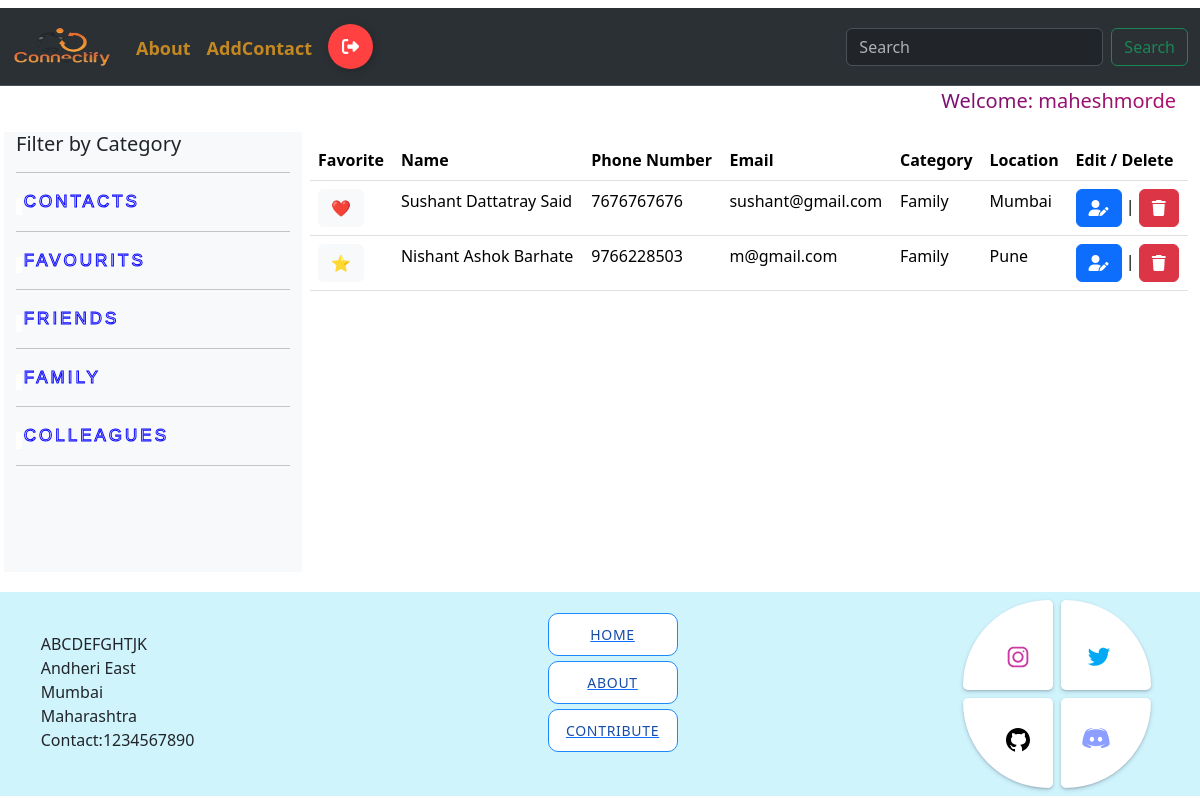
The page /send/2 (signed in) on the database its author committed.
### connect/models.py (models this page shows, shortened)
class Contact(models.Model):
    cat_choice = [
        (1, "Friends"),
        (2, "Family"),
        (3, "Office")
    ]
    name = models.CharField(max_length=255, verbose_name="Name")
    phone_number = models.CharField(max_length=20, verbose_name="Phon Number")
    email = models.EmailField()
    addtoFva = models.BooleanField(default=False)
    category = models.IntegerField(choices=cat_choice, blank=True)
    location = models.CharField(max_length=255)
    uname = models.CharField(max_length=255)

### connect/views.py (the view)
# urls.py: path("send/<cid>",views.Filter_Contact),
def Filter_Contact(request, cid):
    context = {}
    if cid == '1':
        contact = Contact.objects.filter(category="1").filter(uname=request.user.username)
    elif cid == '2':
        contact = Contact.objects.filter(category="2").filter(uname=request.user.username)
    elif cid == '3':
        contact = Contact.objects.filter(category="3").filter(uname=request.user.username)
    elif cid == 'fav':
        contact = Contact.objects.filter(addtoFva=True).filter(uname=request.user.username)
    context['contact'] = contact
    return render(request, "home.html", context)

### connect/templates/home.html (shortened to what this page needs)
{% extends "base.html" %}
{% block 'main' %}
<head>
</head>
<div class="row p-3">
    <div class="col-md-3 bg-light" style="min-height: 55vh; max-height: auto;">
        <h5>
            Filter by Category
        </h5>
        <hr>
        <a href="/home"><button class="button" data-text="Awesome">
            <span class="actual-text">&nbsp;Contacts&nbsp;</span>
            <span aria-hidden="true" class="hover-text">&nbsp;Contacts&nbsp;</span>
        </button></a> <hr>
        <a href="../../send/fav"><button class="button" data-text="Awesome">
            <span class="actual-text">&nbsp;Favourits&nbsp;</span>
            <span aria-hidden="true" class="hover-text">&nbsp;Favourits&nbsp;</span>
        </button></a> <hr>
        <a href="../../send/1"><button class="button" data-text="Awesome">
            <span class="actual-text">&nbsp;Friends&nbsp;</span>
            <span aria-hidden="true" class="hover-text">&nbsp;Friends&nbsp;</span>
        </button></a> <hr>
        <a href="../../send/2"><button class="button" data-text="Awesome">
            <span class="actual-text">&nbsp;Family&nbsp;</span>
            <span aria-hidden="true" class="hover-text">&nbsp;Family&nbsp;</span>
        </button></a> <hr>
        <a href="../../send/3"><button class="button" data-text="Awesome">
            <span class="actual-text">&nbsp;Colleagues&nbsp;</span>
            <span aria-hidden="true" class="hover-text">&nbsp;Colleagues&nbsp;</span>
        </button></a> <hr>
    </div>
    <div class="col-md-9 p-2">
        <table class="table">
            <thead>
                <tr>
                    <th>Favorite</th>
                    <th>Name</th>
                    <th>Phone Number</th>
                    <th>Email</th>
                    <th>Category</th>
                    <th>Location</th>
                    <th>Edit / Delete</th>
                </tr>
            </thead>
            <tbody>
                {% for c in contact %}
                    <tr>
                        <td>
                            {% if c.addtoFva %}
                                <button class="btn btn-light toggle-favorite" data-contact-id="{{ c.id }}">❤️</button>
                            {% else %}
                                <button class="btn btn-light toggle-favorite" data-contact-id="{{ c.id }}">⭐️</button>
                            {% endif %}
                        </td>
                        <td>{{ c.name }}</td>
                        <td>{{ c.phone_number }}</td>
                        <td>{{ c.email }}</td>
                        <td>{{ c.get_category_display }}</td>
                        <td>{{ c.location }}</td>
                        <td>
                            <a href="../edit_contact/{{c.id}}" ><button class="btn btn-primary"><i class="fa-solid fa-user-pen"></i></button></a> |
                            <a href="../delete_contact/{{c.id}}" ><button class="btn btn-danger"><i class="fa-solid fa-trash"></i></button></a>
                        </td>
                    </tr>
                {% endfor %}
            </tbody>
        </table>
    </div>
</div>
{% endblock 'main' %}

### connect/templates/header.html (shortened to what this page needs)
{% load static %}
<!DOCTYPE html>
<html lang="en">
<head>
    <link rel = "stylesheet" href="{% static 'css/bootstrap.min.css' %}">
    <link rel="stylesheet" href="https://cdn.jsdelivr.net/npm/bootstrap-icons@1.11.2/font/bootstrap-icons.min.css">
    <link rel="stylesheet" href="https://cdnjs.cloudflare.com/ajax/libs/font-awesome/6.0.0/css/all.min.css"
/>
</head>
<body>
  <div class="con">
    <div class="row">
        <div class="col-md-12 mt-2">
            <nav class="navbar navbar-expand-lg bg-body-tertiary navbar bg-dark border-bottom border-body" data-bs-theme="dark">
                <div class="container-fluid">
                  <a class="navbar-brand" href="/home"><img src="{% static 'images/app_crop_logo.png' %}" style="height: 40px; width: 100px;"></a>
                  <div class="collapse navbar-collapse" id="navbarSupportedContent">
                    <ul class="navbar-nav me-auto mb-2 mb-lg-0">
                      <li class="nav-item">
                        <a class="nav-link" href="{% url 'about' %}" style="font-weight: bold; font-size: large; margin-top: 11px; color: #c38822;">About</a>
                      </li>
                    <li class="nav-item">
                      <a class="nav-link" href="{% url 'add_contact' %}" style="font-weight: bold; font-size: large; margin-top: 11px; color: #c38822;">AddContact</a>
                    </li>
                    {% if user.is_authenticated %}
                    <li class="nav-item">
                      <a class="nav-link" href="/logout">
                        <button class="Btn-logout">
                          <div class="sign"></div>
                        </button>
                      </a>
                    </li>
                    {% endif %}
                    </ul>
                    <form class="d-flex" role="search" method="get" action="{% url 'search_contact' %}">
                      <input class="form-control me-2" name="searchfield" type="search" placeholder="Search" aria-label="Search">
                      <button class="btn btn-outline-success" type="submit">Search</button>
                    </form>
                  </div>
                </div>
              </nav>
        </div>
    </div>
</div>
<a style="margin-right: 2%; text-align: right; display: block; margin-left: auto;" class="animate-charcter">Welcome: {{ request.user.username }}</a>
</body>
</html>

### connect/templates/header.html (style rules this page uses)
.animate-charcter { background-image: linear-gradient( -225deg, #231557 0%, #44107a 29%, #ff1361 67%, #fff800 100% ); background-size: auto auto; background-clip: border-box; background-size: 200% auto; color: #fff; background-clip: text; -webkit-text-fill-color: transparent; -webkit-background-clip: text; -webkit-text-fill-color: transparent; animation: textclip 2s linear infinite; display: inline-block; font-size: 20px; }
.Btn-logout { display: flex; align-items: center; justify-content: flex-start; width: 45px; height: 45px; border: none; border-radius: 50%; cursor: pointer; position: relative; overflow: hidden; transition-duration: .3s; box-shadow: 2px 2px 10px rgba(0, 0, 0, 0.199); background-color: rgb(255, 65, 65); }
.sign { width: 100%; transition-duration: .3s; display: flex; align-items: center; justify-content: center; }
.sign svg { width: 17px; }

### connect/templates/home.html (style rules this page uses)
.button { margin: 0; height: auto; background: transparent; padding: 0; border: none; cursor: pointer; }
.button { --border-right: 6px; --text-stroke-color: rgba(4, 0, 255, 0.965); --animation-color: #ffffff; --fs-size: 2em; letter-spacing: 3px; text-decoration: none; font-size: var(--fs-size); font-family: "Arial"; position: relative; text-transform: uppercase; color: transparent; -webkit-text-stroke: 1px var(--text-stroke-color); font-size: 17px }
.hover-text { position: absolute; box-sizing: border-box; content: attr(data-text); color: var(--animation-color); width: 0%; inset: 0; border-right: var(--border-right) solid var(--animation-color); overflow: hidden; transition: 0.5s; -webkit-text-stroke: 1px var(--animation-color); margin-top:9px; }

### rows shown on the page
Contact: name "Sushant Dattatray Said", phone_number "7676767676", email "sushant@gmail.com", category "Family", location "Mumbai"
Contact: name "Nishant Ashok Barhate", phone_number "9766228503", email "m@gmail.com", category "Family", location "Pune"

### other values the page prints
{{ request.user.username }} "maheshmorde"
